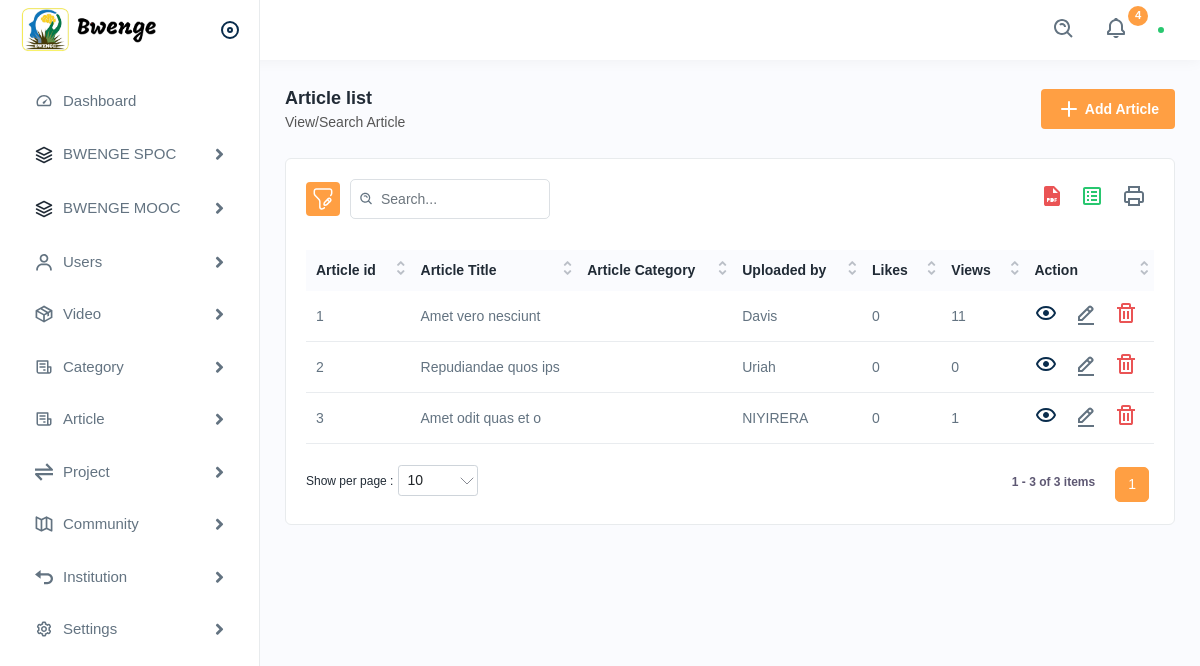
Before: /dashboard/article_list/ with the older database file.
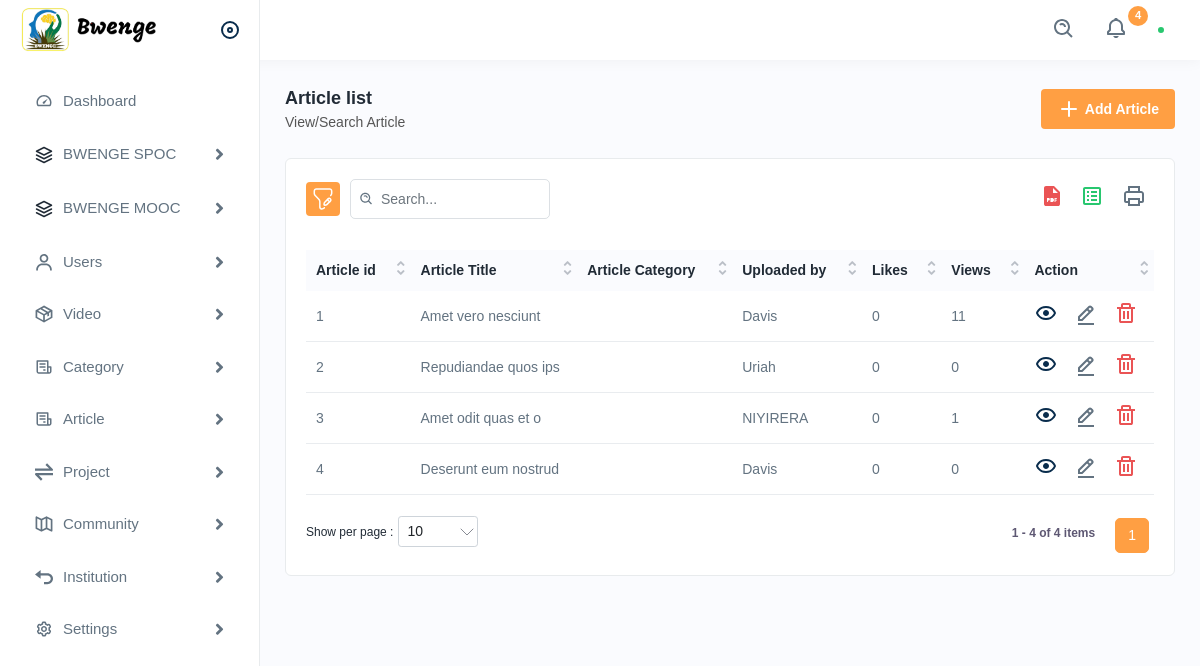
After: the same page with the newer database file.
### core/models.py (models this page shows, shortened)
class Article(models.Model):
    title = models.CharField(max_length=100)
    poster_image = models.ImageField(upload_to='media/posters/')
    description = models.TextField()
    categories = models.ManyToManyField(Category)
    likes = models.PositiveIntegerField(default=0)
    views = models.PositiveIntegerField(default=0)
    author = models.ForeignKey(settings.AUTH_USER_MODEL, on_delete=models.CASCADE)
    date = models.DateTimeField(auto_now_add=True)

### accounts/models.py (models this page shows, shortened)
class User(AbstractBaseUser, PermissionsMixin):
    email = models.EmailField(max_length=255, unique=True, verbose_name="Email Address")
    first_name = models.CharField(max_length=100, verbose_name=_("First Name"))
    last_name = models.CharField(max_length=100, verbose_name=_("Last Name"))
    is_staff = models.BooleanField(default=False)
    is_superuser = models.BooleanField(default=False)
    is_verified = models.BooleanField(default=False)
    is_active = models.BooleanField(default=True)
    date_joined = models.DateTimeField(auto_now_add=True)
    last_login = models.DateTimeField(auto_now=True)
    USER_ROLE_CHOICES = [
        ('user', 'User'),
        ('institution_admin', 'Institution Admin'),
        ('system_admin', 'System Admin'),
    ]
    role = models.CharField(max_length=50, choices=USER_ROLE_CHOICES, default='user')
    USERNAME_FIELD = "email"
    REQUIRED_FIELDS = ["first_name", "last_name"]
    objects = UserManger()
    def __str__(self):
        return self.first_name

### dashboard/views.py (the view)
# urls.py: path('article_list/', articleList, name='article_list'),
def articleList(request):
    articles=Article.objects.all()
    return render(request, "admin/Articles/articles-list.html", {'articles': articles})

### templates/admin/articles/articles-list.html (shortened to what this page needs)
{% extends "base.html" %}
{% load static %}
{% block content %}
<div class="page-wrapper">
    <div class="content">
        <div class="page-header">
            <div class="page-title">
                <h4>Article list</h4>
                <h6>View/Search Article</h6>
            </div>
            <div class="page-btn">
                <a href="{% url 'add-article' %}" class="btn btn-added">
                    <img src="{% static '/img/icons/plus.svg' %}" class="me-1" alt="img">Add Article
                </a>
            </div>
        </div>
        <div class="card">
            <div class="card-body">
                <div class="table-top">
                    <div class="search-set">
                        <div class="search-path">
                            <a class="btn btn-filter" id="filter_search">
                                <img src="{% static '/img/icons/filter.svg' %}" alt="img">
                            </a>
                        </div>
                        <div class="search-input">
                            <a class="btn btn-searchset"><img src="{% static '/img/icons/search-white.svg' %}" alt="img"></a>
                        </div>
                    </div>
                    <div class="wordset">
                        <ul>
                            <li><a data-bs-toggle="tooltip" data-bs-placement="top" title="pdf"><img src="{% static '/img/icons/pdf.svg' %}" alt="img"></a></li>
                            <li><a data-bs-toggle="tooltip" data-bs-placement="top" title="excel"><img src="{% static '/img/icons/excel.svg' %}" alt="img"></a></li>
                            <li><a data-bs-toggle="tooltip" data-bs-placement="top" title="print"><img src="{% static '/img/icons/printer.svg' %}" alt="img"></a></li>
                        </ul>
                    </div>
                </div>
                <div class="table-responsive">
                    <table class="table  datanew">
                        <thead>
                            <tr>
                                <th>Article id</th>
                                <th>Article Title</th>
                                <th>Article Category</th>
                                <th>Uploaded by</th>
                                <th>Likes</th>
                                <th>Views</th>
                                <th>Action</th>
                            </tr>
                        </thead>
                        <tbody>
                            {% for article in articles %}
                                <tr>
                                    <td>{{ article.id }}</td>
                                    <td>{{ article.title }}</td>
                                    <td> </td>
                                    <td>{{ article.author }}</td>
                                    <td>{{ article.likes }}</td>
                                    <td>{{ article.views }}</td>
                                    <td>
                                        <a class="me-3" href="#">
                                            <img src="{% static '/img/icons/eye.svg' %}" alt="View">
                                        </a>
                                        <a class="me-3" href="#">
                                            <img src="{% static '/img/icons/edit.svg' %}" alt="Edit">
                                        </a>
                                        <a class="confirm-text" href="#">
                                            <img src="{% static '/img/icons/delete.svg' %}" alt="Delete">
                                        </a>
                                    </td>
                                </tr>
                            {% endfor %}
                        </tbody>
                    </table>
                </div>
            </div>
        </div>
    </div>
</div>
{% endblock %}

Changed rows visible on the page:
added Article: id "4", title "Deserunt eum nostrud", author "Davis", likes "0", views "0"
Other visible differences:
text written by a page script: "1 1 - 3 of 3 items" → "1 1 - 4 of 4 items"
